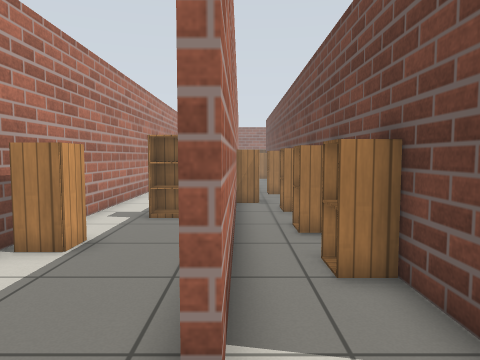
[1] (above)

21 first-person views from a walk through a robot-simulator world made for Gazebo. The camera is 0.9 m above the floor, tilts 4° down and sees 70° across. The lines on the ground mark 1 m squares. The floor is counted in squares, 0.5 m on a side. Each view is taken from the middle of a square. On the plan, view 1 faces up. The plan holds only what a view shows up to about 17 squares ahead; the rest is blank. The place goes on beyond the plan. Simple patterns stand in for the simulator's built-in surfaces. Some surface patterns are stand-ins.

[2]
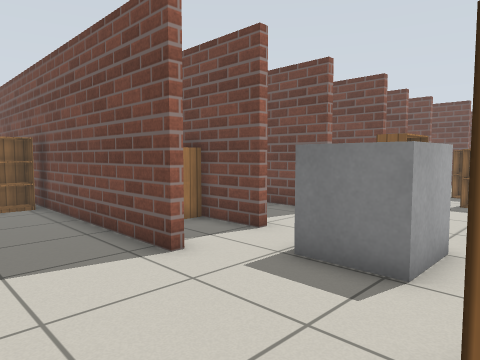

[3]
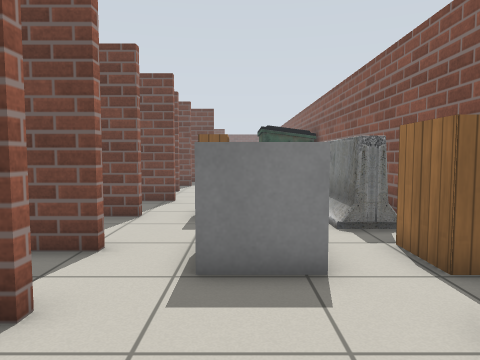

[4]
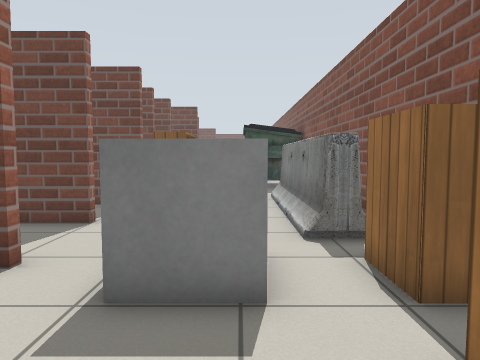

[5]
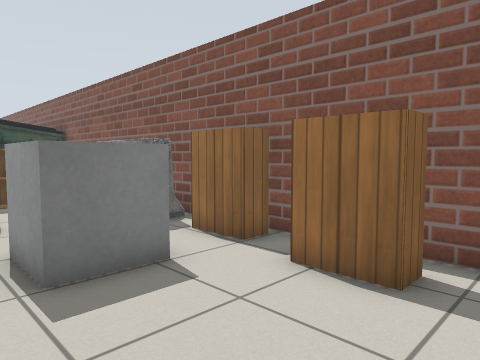

[6]
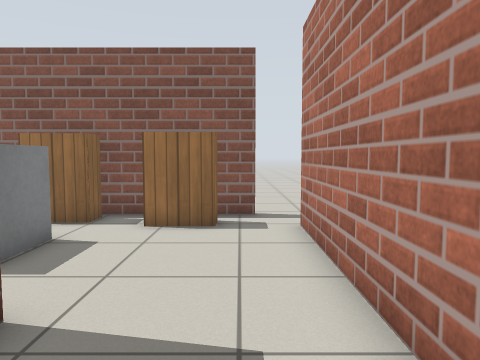

[7]
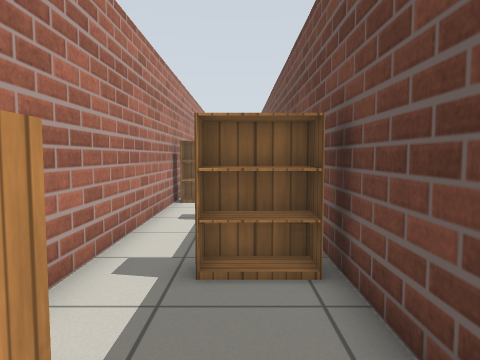

[8]
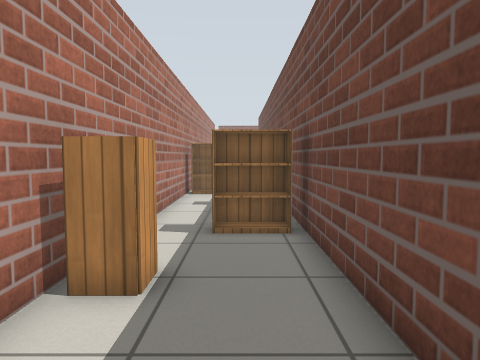

[9]
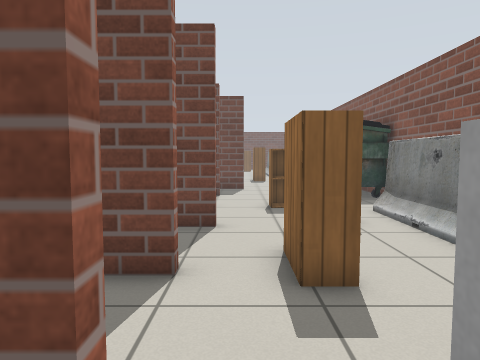

[10]
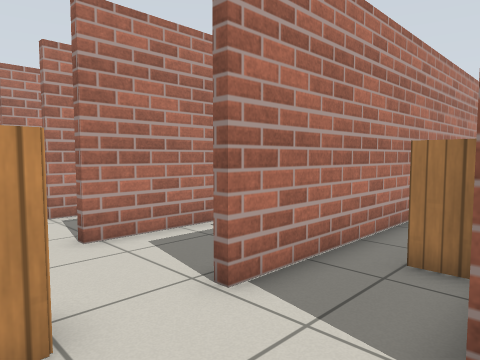

[11]
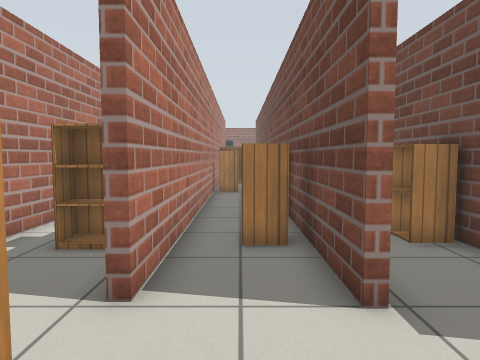

[12]
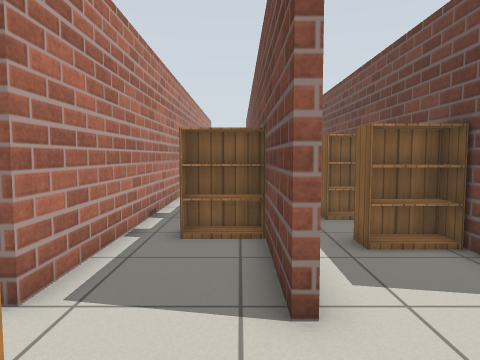

[13]
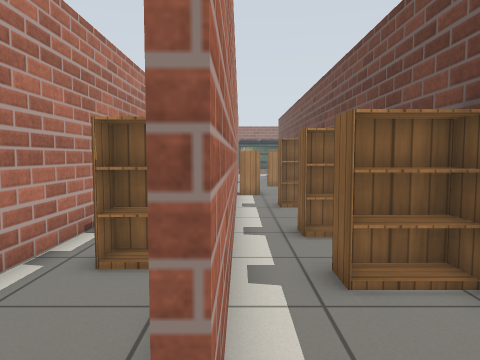

[14]
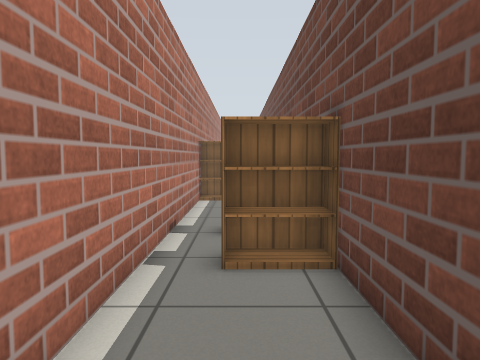

[15]
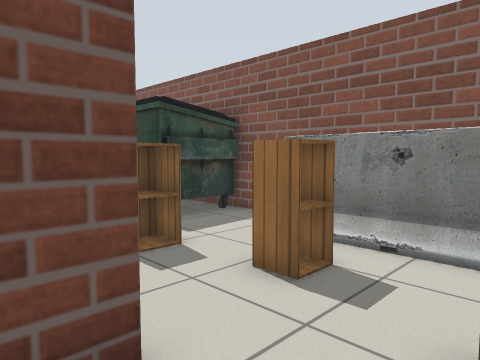

[16]
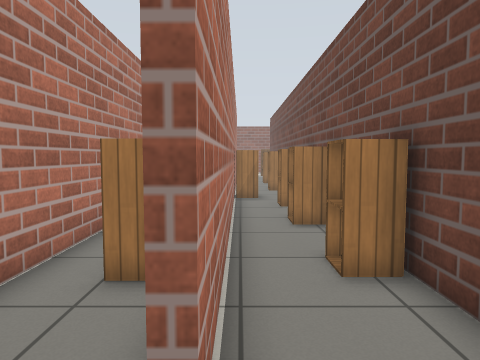

[17]
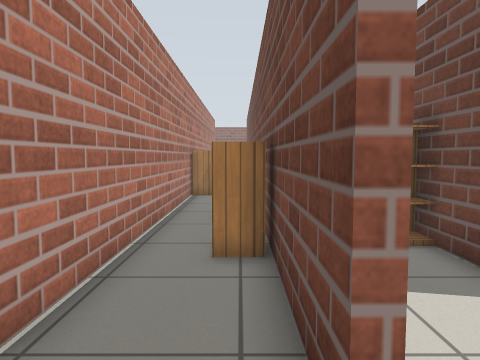

[18]
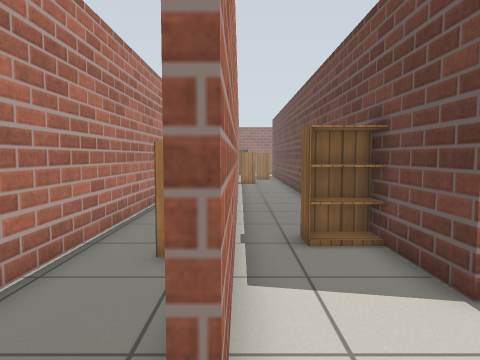

[19]
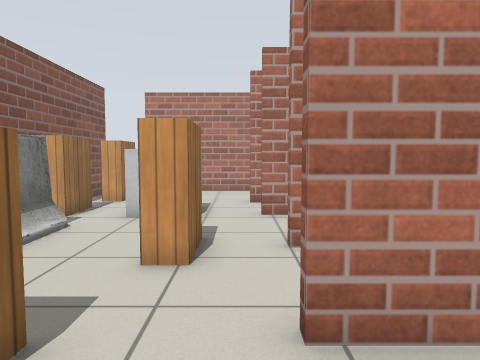

[20]
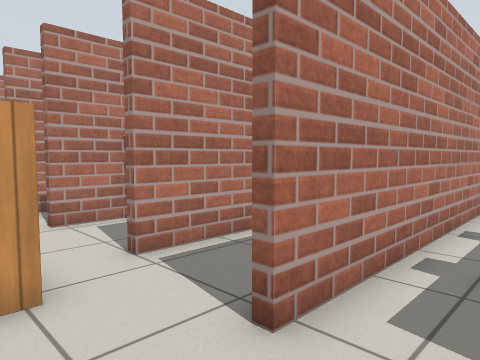

[21]
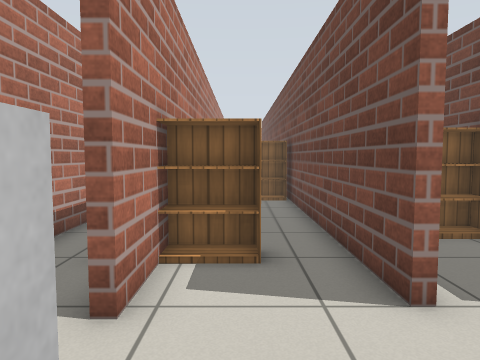

### Floor plan
Points are (right, up) in squares from view 1. A wall is a line through its corners. A room is listed if a view was taken in it or the views show most of it. See-through windows are left out.
Room 1 (views 1, 2, 3, 4, 5, 6, 7, 8, 9, 11, 12, 13, 14, 15, 19, 20, 21)
walls: (2.3, 9.4) (2.3, 10.5); (2.3, 6.4) (2.3, 7.5); (-0.1, 9.6) (-0.1, 2.4); (2.3, 12.4) (2.3, 15.4); (6, 2.9) (6, 15.9); (2.6, 14.2) (2.6, 2.7) (2.3, 2.7) (2.3, 4.5); (-0.4, 2.4) (-0.4, 18.4); (9.6, 2.5) (9.6, 16.4); (9.9, 13.7) (9.9, 2.5); (-4.6, 3.9) (-4.6, -2.9); (6.3, 18) (6.3, 2.9); (13.7, 3.1) (13.4, 3.1) (13.4, 12.5); (13.4, 14.4) (13.4, 18.1); (8.5, -4.4) (15.9, -4.4); (-3.5, -4.4) (4.2, -4.4); (-4.6, 21.9) (-4.6, 5.5)
ways out: opening at (16.5, 1) to room 2; opening at (-5, -3); opening at (15, 3)
objects: cabinet (-4, 6) to (-3, 7); bookshelf (-4, 18) to (-3, 19); bookshelf (-3, 10) to (-1, 11); bookshelf (-2, -3) to (-1, -3); cabinet (0, 13) to (1, 14); bookshelf (1, -4) to (3, -3); other object (1, -1) to (3, 1); cabinet (1, 5) to (2, 6); cabinet (1, 8) to (2, 9); cabinet (1, 11) to (2, 12); cabinet (1, 16) to (2, 17); bookshelf (3, 5) to (4, 5); barrier (4, -4) to (12, -3); bookshelf (4, 13) to (5, 14); bookshelf (6, 0) to (7, 1); bookshelf (7, 15) to (8, 16); bookshelf (8, 6) to (9, 7); cabinet (10, -1) to (11, 0); cabinet (10, 17) to (11, 18); bookshelf (11, 5) to (13, 6); bookshelf (11, 9) to (13, 9); bookshelf (11, 13) to (13, 14); cabinet (13, 0) to (14, 1); dumpster (15, -4) to (18, -1)
Room 2 (views 10, 16, 17, 18)
walls: (19.9, 1.8) (19.6, 1.8) (19.6, 11.5); (16.8, 11.6) (16.8, 2.9) (16.5, 2.9)
ways out: opening at (16.5, 1) to room 1; opening at (18, 12); opening at (20, 0.5)
objects: cabinet (18, 10) to (19, 11); cabinet (19, 6) to (19, 7)

Positions as (right, up) in squares from view 1, and headings:
1: (0, 0), facing up
2: (-4, -3), facing up-right
3: (-4, 0), facing right
4: (-3, -1), facing right
5: (-4, 2), facing down-right
6: (-3, 6), facing down
7: (-2, 5), facing up
8: (-2, 2), facing up
9: (1, 2), facing right
10: (17, 0), facing up-left
11: (15, -1), facing up
12: (9, -1), facing up
13: (10, 1), facing up
14: (8, 1), facing up
15: (7, 4), facing down-right
16: (17, 1), facing up
17: (19, 0), facing up
18: (20, 0), facing up
19: (13, 2), facing left
20: (12, 0), facing up-left
21: (4, -1), facing up
